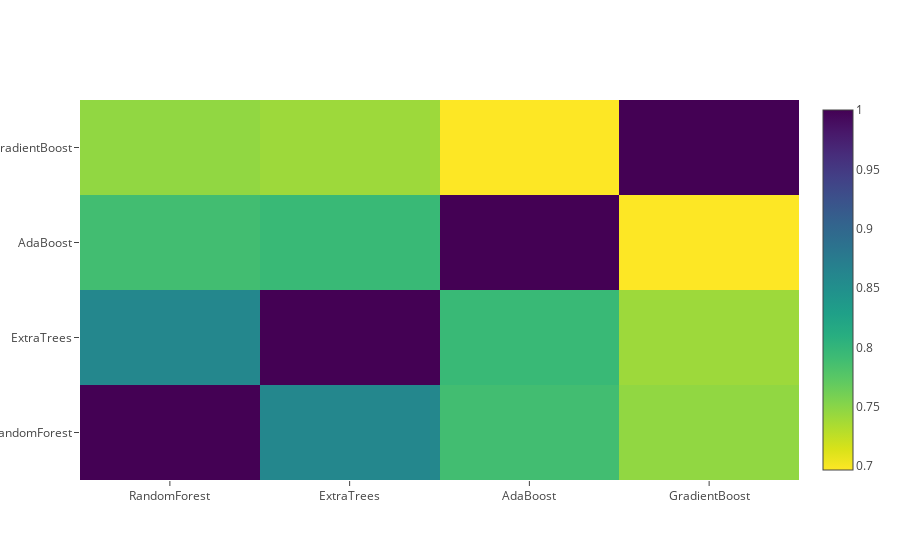

Notebook code for this chart:
### Markdown cell above
**Correlation Heatmap of the Second Level Training set**

### Code cell
data = [
    go.Heatmap(
        z= base_predictions_train.astype(float).corr().values ,
        x=base_predictions_train.columns.values,
        y= base_predictions_train.columns.values,
          colorscale='Viridis',
            showscale=True,
            reversescale = True
    )
]
py.iplot(data, filename='labelled-heatmap')

### Figure 1 — Plotly figure (JSON) as saved in the notebook; plotly's stock layout.template omitted (floating-point values rounded to 4 significant figures)
{"data": [{"colorscale": "Viridis", "reversescale": true, "showscale": true, "type": "heatmap", "x": ["RandomForest", "ExtraTrees", "AdaBoost", "GradientBoost"], "y": ["RandomForest", "ExtraTrees", "AdaBoost", "GradientBoost"], "z": [[1.0, 0.8602, 0.789, 0.7464], [0.8602, 1.0, 0.7953, 0.7411], [0.789, 0.7953, 1.0, 0.6968], [0.7464, 0.7411, 0.6968, 1.0]]}], "layout": {}}
